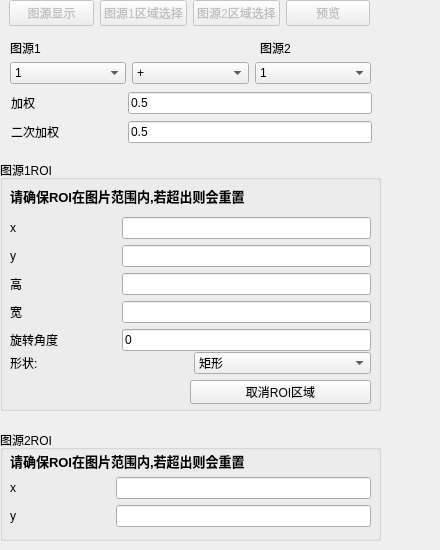
       <widget class="QWidget" name="image_math">
        <widget class="QStackedWidget" name="image_math_setting">
         <property name="geometry">
          <rect>
           <x>-10</x>
           <y>30</y>
           <width>431</width>
           <height>511</height>
          </rect>
         </property>
         <property name="currentIndex">
          <number>0</number>
         </property>
         <widget class="QWidget" name="image_math_general_setting">
          <widget class="QLabel" name="label_17">
           <property name="geometry">
            <rect>
             <x>20</x>
             <y>10</y>
             <width>53</width>
             <height>16</height>
            </rect>
           </property>
           <property name="text">
            <string>图源1</string>
           </property>
          </widget>
          <widget class="QLabel" name="label_18">
           <property name="geometry">
            <rect>
             <x>270</x>
             <y>10</y>
             <width>53</width>
             <height>16</height>
            </rect>
           </property>
           <property name="text">
            <string>图源2</string>
           </property>
          </widget>
          <widget class="QGroupBox" name="image_math_ROI_setting">
           <property name="geometry">
            <rect>
             <x>10</x>
             <y>130</y>
             <width>381</width>
             <height>251</height>
            </rect>
           </property>
           <property name="title">
            <string>图源1ROI</string>
           </property>
           <widget class="QPushButton" name="image_math_ROI_cancel">
            <property name="geometry">
             <rect>
              <x>190</x>
              <y>220</y>
              <width>181</width>
              <height>24</height>
             </rect>
            </property>
            <property name="text">
             <string>取消ROI区域</string>
            </property>
           </widget>
           <widget class="QWidget" name="layoutWidget">
            <property name="geometry">
             <rect>
              <x>10</x>
              <y>190</y>
              <width>361</width>
              <height>26</height>
             </rect>
            </property>
            <layout class="QHBoxLayout" name="horizontalLayout_39">
             <item>
              <widget class="QLabel" name="label_77">
               <property name="text">
                <string>形状:</string>
               </property>
              </widget>
             </item>
             <item>
              <widget class="QComboBox" name="image_math_type">
               <property name="styleSheet">
                <string notr="true">selection-color: rgb(0, 0, 0);</string>
               </property>
               <item>
                <property name="text">
                 <string>矩形</string>
                </property>
               </item>
               <item>
                <property name="text">
                 <string>圆形</string>
                </property>
               </item>
              </widget>
             </item>
            </layout>
           </widget>
           <widget class="QWidget" name="layoutWidget">
            <property name="geometry">
             <rect>
              <x>10</x>
              <y>20</y>
              <width>361</width>
              <height>171</height>
             </rect>
            </property>
            <layout class="QGridLayout" name="gridLayout_59">
             <item row="0" column="0" colspan="2">
              <widget class="QLabel" name="label_19">
               <property name="font">
                <font>
                 <pointsize>10</pointsize>
                 <bold>true</bold>
                </font>
               </property>
               <property name="text">
                <string>请确保ROI在图片范围内,若超出则会重置</string>
               </property>
              </widget>
             </item>
             <item row="1" column="0">
              <widget class="QLabel" name="label_21">
               <property name="text">
                <string>x</string>
               </property>
              </widget>
             </item>
             <item row="1" column="1">
              <widget class="QLineEdit" name="image_math_x"/>
             </item>
             <item row="2" column="0">
              <widget class="QLabel" name="label_20">
               <property name="text">
                <string>y</string>
               </property>
              </widget>
             </item>
             <item row="2" column="1">
              <widget class="QLineEdit" name="image_math_y"/>
             </item>
             <item row="3" column="0">
              <widget class="QLabel" name="image_math_h_l">
               <property name="text">
                <string>高</string>
               </property>
              </widget>
             </item>
             <item row="3" column="1">
              <widget class="QLineEdit" name="image_math_height"/>
             </item>
             <item row="4" column="0">
              <widget class="QLabel" name="image_math_w_l">
               <property name="text">
                <string>宽                            </string>
               </property>
              </widget>
             </item>
             <item row="4" column="1">
              <widget class="QLineEdit" name="image_math_width"/>
             </item>
             <item row="5" column="0">
              <widget class="QLabel" name="image_math_a_l">
               <property name="text">
                <string>旋转角度</string>
               </property>
              </widget>
             </item>
             <item row="5" column="1">
              <widget class="QLineEdit" name="image_math_a">
               <property name="text">
                <string>0</string>
               </property>
              </widget>
             </item>
            </layout>
           </widget>
          </widget>
          <widget class="QGroupBox" name="image_math_ROI_setting_2">
           <property name="geometry">
            <rect>
             <x>10</x>
             <y>400</y>
             <width>381</width>
             <height>111</height>
            </rect>
           </property>
           <property name="title">
            <string>图源2ROI</string>
           </property>
           <widget class="QWidget" name="layoutWidget">
            <property name="geometry">
             <rect>
              <x>10</x>
              <y>20</y>
              <width>361</width>
              <height>77</height>
             </rect>
            </property>
            <layout class="QGridLayout" name="gridLayout_60">
             <item row="0" column="0" colspan="2">
              <widget class="QLabel" name="label_86">
               <property name="font">
                <font>
                 <pointsize>10</pointsize>
                 <bold>true</bold>
                </font>
               </property>
               <property name="text">
                <string>请确保ROI在图片范围内,若超出则会重置</string>
               </property>
              </widget>
             </item>
             <item row="1" column="0">
              <widget class="QLabel" name="label_88">
               <property name="text">
                <string>x                            </string>
               </property>
              </widget>
             </item>
             <item row="1" column="1">
              <widget class="QLineEdit" name="image_math_2_x"/>
             </item>
             <item row="2" column="0">
              <widget class="QLabel" name="label_84">
               <property name="text">
                <string>y</string>
               </property>
              </widget>
             </item>
             <item row="2" column="1">
              <widget class="QLineEdit" name="image_math_2_y"/>
             </item>
            </layout>
           </widget>
          </widget>
          <widget class="QWidget" name="layoutWidget">
           <property name="geometry">
            <rect>
             <x>20</x>
             <y>30</y>
             <width>361</width>
             <height>26</height>
            </rect>
           </property>
           <layout class="QHBoxLayout" name="horizontalLayout_35">
            <item>
             <widget class="QComboBox" name="image_math_raw_image_1">
              <property name="styleSheet">
               <string notr="true">selection-color: rgb(0, 0, 0);</string>
              </property>
              <item>
               <property name="text">
                <string>1</string>
               </property>
              </item>
             </widget>
            </item>
            <item>
             <widget class="QComboBox" name="image_math_operation">
              <property name="styleSheet">
               <string notr="true">selection-color: rgb(0, 0, 0);</string>
              </property>
              <item>
               <property name="text">
                <string>+</string>
               </property>
              </item>
              <item>
               <property name="text">
                <string>-</string>
               </property>
              </item>
              <item>
               <property name="text">
                <string>*</string>
               </property>
              </item>
              <item>
               <property name="text">
                <string>/</string>
               </property>
              </item>
              <item>
               <property name="text">
                <string>and</string>
               </property>
              </item>
              <item>
               <property name="text">
                <string>or</string>
               </property>
              </item>
              <item>
               <property name="text">
                <string>xor</string>
               </property>
              </item>
              <item>
               <property name="text">
                <string>not</string>
               </property>
              </item>
              <item>
               <property name="text">
                <string>绝对差异</string>
               </property>
              </item>
             </widget>
            </item>
            <item>
             <widget class="QComboBox" name="image_math_raw_image_2">
              <property name="styleSheet">
               <string notr="true">selection-color: rgb(0, 0, 0);</string>
              </property>
              <item>
               <property name="text">
                <string>1</string>
               </property>
              </item>
             </widget>
            </item>
           </layout>
          </widget>
          <widget class="QWidget" name="layoutWidget">
           <property name="geometry">
            <rect>
             <x>21</x>
             <y>61</y>
             <width>361</width>
             <height>54</height>
            </rect>
           </property>
           <layout class="QGridLayout" name="gridLayout_61">
            <item row="0" column="0">
             <widget class="QLabel" name="label_23">
              <property name="text">
               <string>加权                          </string>
              </property>
             </widget>
            </item>
            <item row="0" column="1">
             <widget class="QLineEdit" name="image_math_add_1">
              <property name="text">
               <string>0.5</string>
              </property>
             </widget>
            </item>
            <item row="1" column="0">
             <widget class="QLabel" name="label_24">
              <property name="text">
               <string>二次加权</string>
              </property>
             </widget>
            </item>
            <item row="1" column="1">
             <widget class="QLineEdit" name="image_math_add_2">
              <property name="text">
               <string>0.5</string>
              </property>
             </widget>
            </item>
           </layout>
          </widget>
         </widget>
        </widget>
        <widget class="QWidget" name="layoutWidget">
         <property name="geometry">
          <rect>
           <x>9</x>
           <y>0</y>
           <width>361</width>
           <height>26</height>
          </rect>
         </property>
         <layout class="QHBoxLayout" name="horizontalLayout_36">
          <item>
           <widget class="QPushButton" name="image_math_general">
            <property name="enabled">
             <bool>false</bool>
            </property>
            <property name="text">
             <string>图源显示</string>
            </property>
           </widget>
          </item>
          <item>
           <widget class="QPushButton" name="image_math_ROI">
            <property name="enabled">
             <bool>false</bool>
            </property>
            <property name="text">
             <string>图源1区域选择</string>
            </property>
           </widget>
          </item>
          <item>
           <widget class="QPushButton" name="image_math_ROI_2">
            <property name="enabled">
             <bool>false</bool>
            </property>
            <property name="text">
             <string>图源2区域选择</string>
            </property>
           </widget>
          </item>
          <item>
           <widget class="QPushButton" name="image_math_preview">
            <property name="enabled">
             <bool>false</bool>
            </property>
            <property name="text">
             <string>预览</string>
            </property>
           </widget>
          </item>
         </layout>
        </widget>
       </widget>
